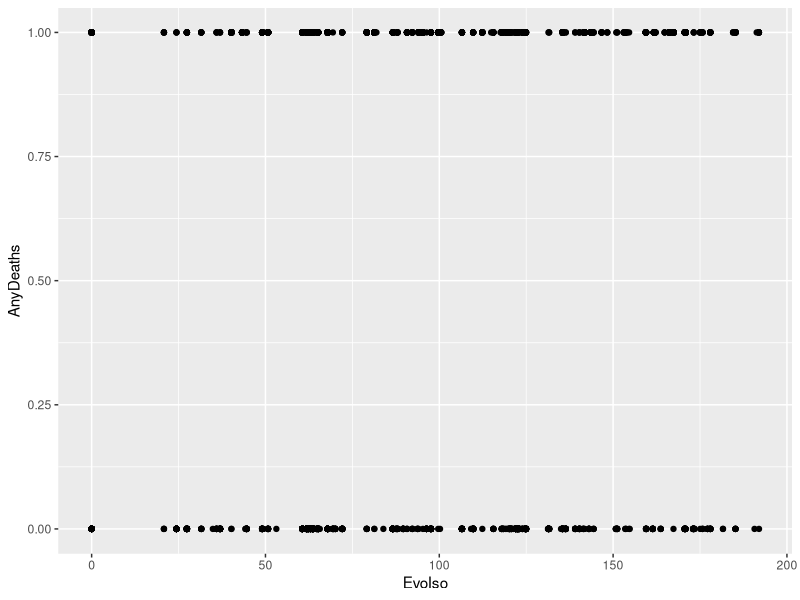
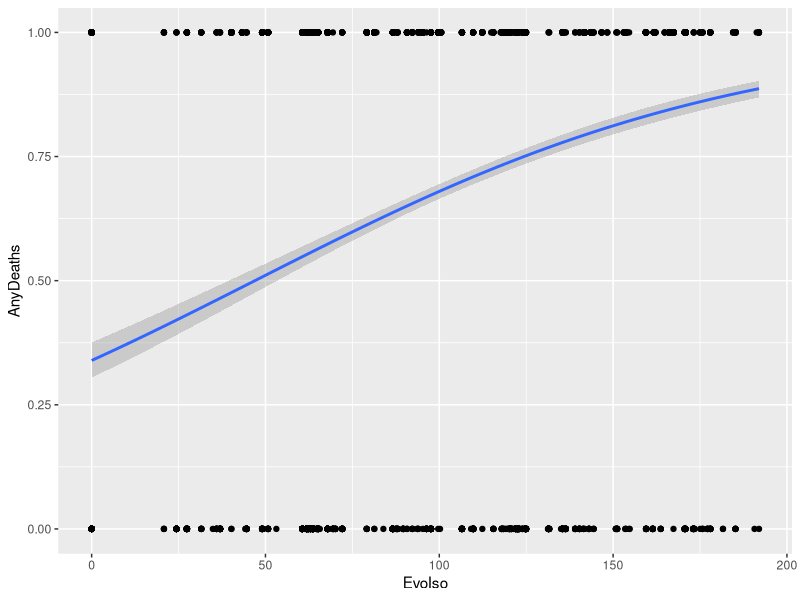
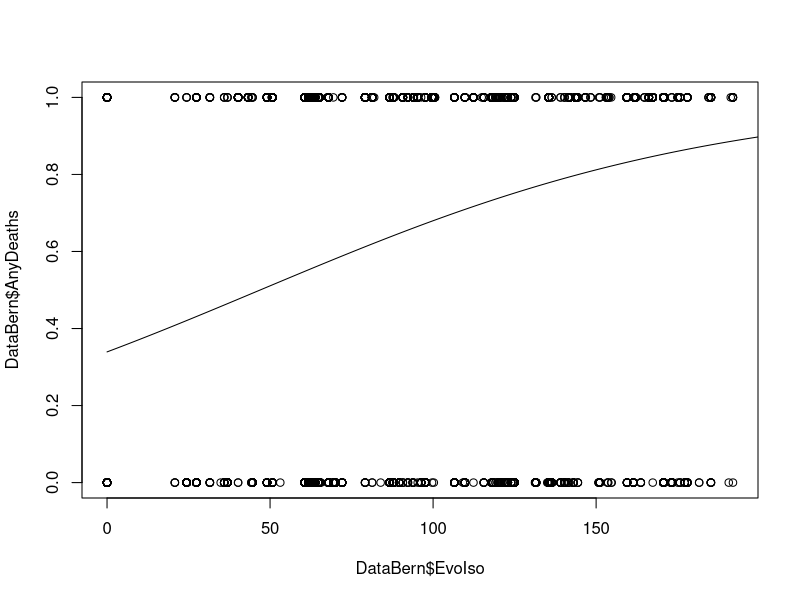
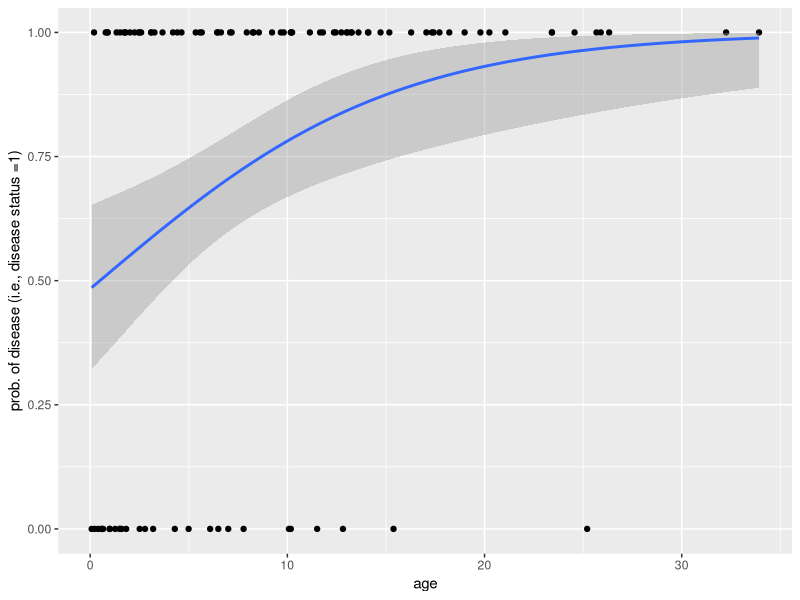
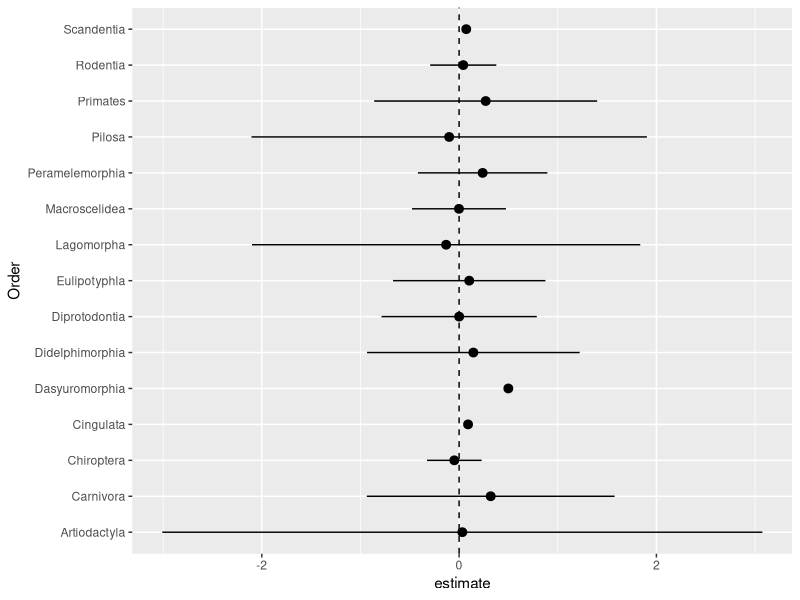
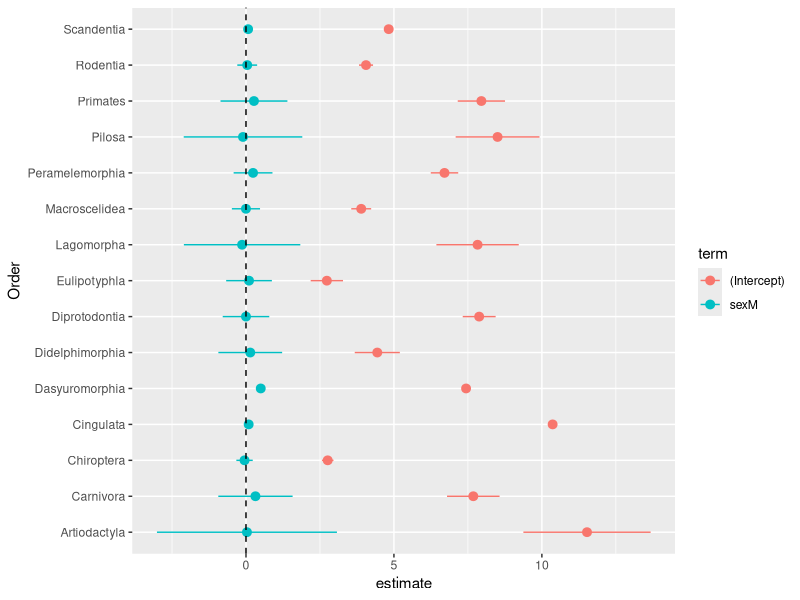
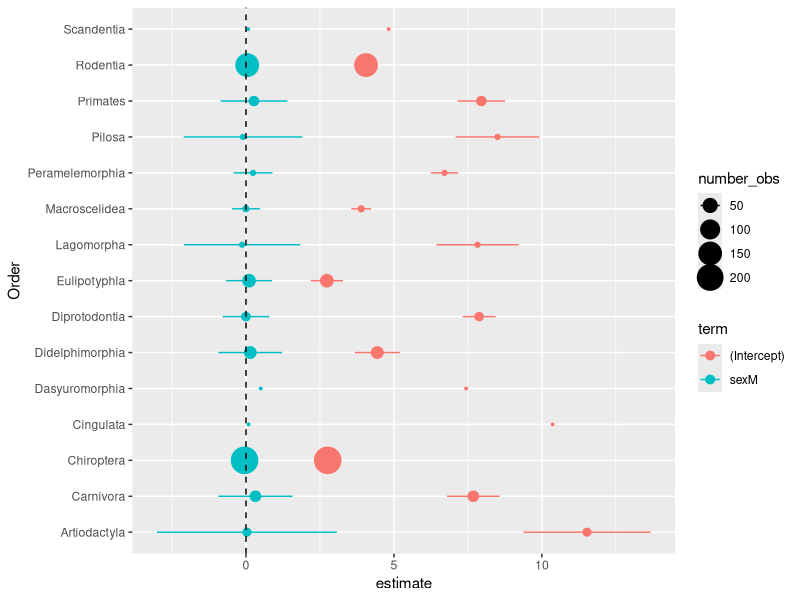
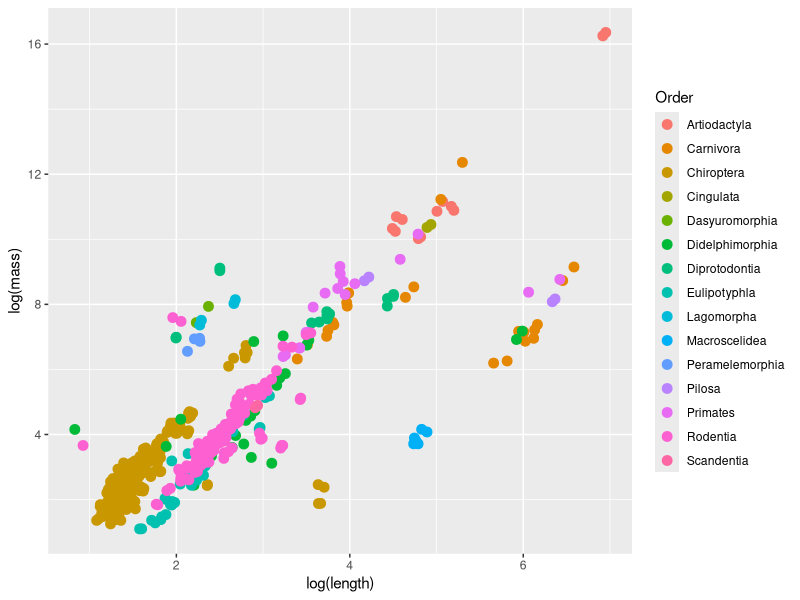

R code for these plots, in order:
## ---- chunk 1
library(tidyverse)
library(broom)
library(lme4)
## ---- chunk 2
disease_distance <- read_csv("data/disease_distance.csv")

disease_distance %>% 
  mutate(AnyDeaths = case_when(Deaths > 0 ~ 1,
                               Deaths == 0 ~ 0)) -> DataBern

DataBern |>
  ggplot(aes(x = EvoIso, y = AnyDeaths)) + 
  geom_point()
## ---- chunk 3
model <- glm(AnyDeaths ~ EvoIso, 
             family = "binomial", 
             data = DataBern)
summary(model)
## ---- chunk 4
DataBern |>
  ggplot(aes(x = EvoIso, y = AnyDeaths)) + 
  geom_point() +
  geom_smooth(method = "glm", 
              method.args = list(family = "binomial")
              )

### base R implementation

EvoIso <- seq(0, 200, 0.1)
predicted_prob <- predict(model, list(EvoIso = EvoIso), type = "response")

plot(DataBern$EvoIso, DataBern$AnyDeaths)
lines(EvoIso, predicted_prob)
## ---- chunk 5
data_generator <- function(sample_size = 100, effect = 0.1){
  age <- rexp(n = sample_size, rate = 1/10)
  linear_predictor <- effect*age
  prob <- 1/(1+exp(-linear_predictor))
  
  disease_status <- c()
  
  for (i in 1:length(prob)){
  disease_status[i] <- rbinom(n = 1, size = 1, prob = prob[i])
  }
  
  return(data.frame(age = age, disease_status = disease_status))
}

data <- data_generator()

data %>% pivot_longer(! age) %>% 
  ggplot(aes(x = age, y = value)) + geom_point() + 
  geom_smooth(method = "glm", method.args = list(family = "binomial")
              ) + labs(y = "prob. of disease (i.e., disease status =1)")

model <- glm(disease_status~scale(age), family = binomial, data = data)
summary(model)
## ---- chunk 6
power_analysis_function <- function(sample_size){
  
  sims <- 1000
  pvalues <- c()
  for (i in 1:sims){
  data <- data_generator(sample_size)
  model <- glm(disease_status~scale(age), family = binomial, data = data)
  pvalues[i] <- summary(model)$coefficients[2,4]
  }
  
  power_estimate <- length(which(pvalues < 0.01))/length(pvalues)
  
  return(power_estimate)
}

sample_sizes <- seq(150,200,10); power_estimates <- c()

for (i in 1:length(sample_sizes)){
  power_estimates[i] <- power_analysis_function(sample_size = sample_sizes[i])
}

knitr::kable(cbind(n = sample_sizes, power = power_estimates))
## ---- chunk 7
SSDdata <- read_csv("data/SSDinMammals.csv")
## ---- chunk 8
mammal_length <- SSDdata %>%
  select(c("Order", "Scientific_Name", "lengthM", "lengthF")) %>%
  pivot_longer(c(lengthM, lengthF), names_to = "sex", values_to = "length",
               names_pattern = "length(.)")

mammal_mass <- SSDdata %>%
  select(c("Order", "Scientific_Name", "massM", "massF")) %>%
  pivot_longer(c(massM, massF), names_to = "sex", values_to = "mass",
               names_pattern = "mass(.)")

mass_nodup <- mammal_mass %>% 
  group_by(Scientific_Name, sex) %>%
  distinct(Scientific_Name, sex, .keep_all = TRUE)

length_nodup <- mammal_length %>% 
  group_by(Scientific_Name, sex) %>%
  distinct(Scientific_Name, sex, .keep_all = TRUE)

mammal_long <- full_join(mass_nodup, length_nodup, 
                         by = join_by("Scientific_Name", "sex", "Order")) |>
  drop_na()

glimpse(mammal_long)
## ---- chunk 9
# run linear model of size on sex for EACH Order

Order_specific_models <- 
  mammal_long |> 
  group_by(Order) |>
  do(model = tidy(lm(log(mass) ~ sex, data = .), conf.int = T))
  
# get coefficients for each Order

Order_specific_models |>
  unnest() |>
  select(Order, estimate)

# visualize effects, CIs, and p values

Order_specific_models |>
  unnest() |>
  subset(term == "sexM") |>
  group_by(Order) |>
  ggplot(aes(y = Order, x = estimate, 
             xmin = conf.low,
             xmax = conf.high
             )
         ) +
  geom_pointrange() +
  geom_vline(xintercept = 0, lty = 2)
## ---- chunk 10
Order_specific_models |>
  unnest() |>
  # subset(term == "sexM") |>
  group_by(Order) |>
  ggplot(aes(y = Order, x = estimate, 
             xmin = conf.low,
             xmax = conf.high,
             color = term
             )
         ) +
  geom_pointrange() +
  geom_vline(xintercept = 0, lty = 2)
## ---- chunk 11
for (i in 1:nrow(Order_specific_models)){
  print(summary(Order_specific_models$mod[[i]]))
}
## ---- chunk 12
mammal_long |> 
  group_by(Order) |>
  summarise(number_obs = n()) |>
  merge(Order_specific_models) |>
  unnest() |>
  ggplot(aes(y = Order, x = estimate, 
             xmin = conf.low,
             xmax = conf.high,
             color = term,
             size = number_obs
             )
         ) +
  geom_pointrange() +
  geom_vline(xintercept = 0, lty = 2) +
  scale_size(range = c(0, 2))
## ---- chunk 13
ggplot(data = mammal_long, aes(y = log(mass), 
                               x = log(length)
                               )
       ) + 
    geom_point(aes(color = Order), size = 3) -> p

p 
## ---- chunk 14
# no Order-dependence:
p + geom_smooth(method = "lm")

# intercept AND slope fixed and specific to the Order:
p + geom_smooth(method = "lm") + facet_wrap(~Order) 
## ---- chunk 15
## random intercept for Order

model <- lmer(formula = log(mass) ~ log(length) + (1|Order), data = mammal_long)
summary(model)

fixef(model)
ranef(model)
## ---- chunk 16
mammal_long |> ungroup() |> select(mass, length, Order) |> 
  mutate(fit.m = predict(model, re.form = NA), # does not include random effects
         fit.c = predict(model, re.form = NULL) # includes random effects
         ) ->
  predicted_values

predicted_values |>
  ggplot(aes(x = log(length), y = log(mass), color = Order)) +
  geom_point(size = 3) +
  geom_line(inherit.aes = F, aes(x = log(length), y = fit.c, color = Order), size = 1) +
  geom_line(inherit.aes = F, aes(x = log(length), y = fit.m), color = "black", size = 2)
## ---- chunk 17
## random intercept and slope for Order

model2 <- lmer(formula = log(mass) ~ log(length) + (1+log(length)|Order), data = mammal_long)
summary(model2)

fixef(model2)
ranef(model2)
## ---- chunk 18
mammal_long |> ungroup() |> select(mass, length, Order) |> 
  mutate(fit.m = predict(model2, re.form = NA),
         fit.c = predict(model2, re.form = NULL)
         ) ->
  predicted_values

predicted_values |>
  ggplot(aes(x = log(length), y = log(mass), color = Order)) +
  geom_point(size = 3) +
  geom_line(inherit.aes = F, aes(x = log(length), y = fit.c, color = Order), size = 1) +
  geom_line(inherit.aes = F, aes(x = log(length), y = fit.m), color = "black", size = 2)
## ---- chunk 19
Model <- lmer(log(mass) ~ sex + (1+sex|Order), mammal_long)

mammal_long |> ungroup() |> select(Scientific_Name, mass, sex, Order) |> 
  mutate(fit.m = predict(Model, re.form = NA),
         fit.c = predict(Model, re.form = NULL)
         ) ->
  predicted_values

predicted_values |>
  ggplot(aes(x = sex, y = log(mass))) +
  geom_line(aes(group = Scientific_Name), color = "lightgrey") +
  geom_point(color = "lightgrey", size = 2) +
  geom_point(inherit.aes = F, aes(x = sex, y = fit.c, color = Order), size = 3) +
  geom_line(inherit.aes = F, aes(x = sex, y = fit.c, color = Order, group = Order), size = 2) +
  geom_point(inherit.aes = F, aes(x = sex, y = fit.m), color = "black", size = 3) +
  geom_line(inherit.aes = F, aes(x = sex, y = fit.m, group = ""), color = "black", size = 3) +
  theme_classic()
